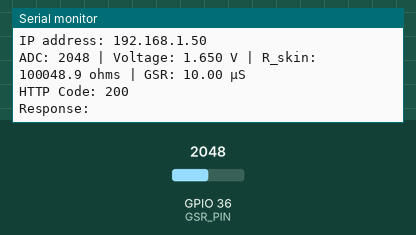
The sketch below on a simulated ESP32. Shown: the last lines printed to the serial monitor. The inputs (shaded band) are chosen by the test bench; at power-on: GPIO 36 (GSR_PIN) = 2048. WiFi joins after 1.5 s; servers stay silent unless stated; uploads are accepted with an empty reply.

Above: at 3.2 s.
3.3 s: GPIO 36 (GSR_PIN) set to 0
At 12.36 s:
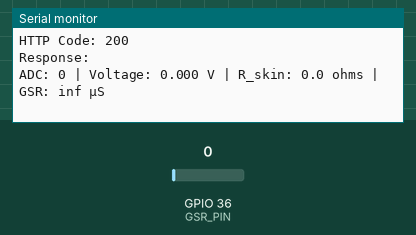
13.7 s: GPIO 36 (GSR_PIN) set to 4095
At 22.56 s:
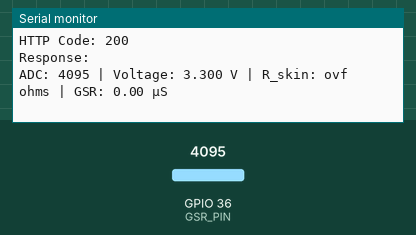

The sketch:

HM_sensor.ino
```cpp
#include <WiFi.h>
#include <WiFiClientSecure.h>
#include <HTTPClient.h>

const char* ssid     = "";
const char* password = "";

String API_URL   = "";
String API_KEY   = "";
String TableName = "Sigma%20GSR";

#define GSR_PIN   36
#define ADC_MAX   4095.0
#define V_REF     3.3
#define V_SUPPLY  3.3
#define R_FIXED   100000.0

int sendinginterval = 10;
WiFiClientSecure client;
HTTPClient https;

void setup() {
  Serial.begin(115200);
  delay(500);
  client.setInsecure();
  WiFi.begin(ssid, password);
  while (WiFi.status() != WL_CONNECTED) {
    delay(500);
    Serial.print(".");
  }
  Serial.println("\nWiFi connected!");
  Serial.print("IP address: ");
  Serial.println(WiFi.localIP());
}

void loop() {
  int adcValue = analogRead(GSR_PIN);
  float voltage = (adcValue / ADC_MAX) * V_REF;
  if (voltage >= V_SUPPLY) voltage = V_SUPPLY - 0.0001;
  float sensorResistance = R_FIXED * (voltage / (V_SUPPLY - voltage));
  float conductance_uS = (1.0 / sensorResistance) * 1e6;

  Serial.print("ADC: ");
  Serial.print(adcValue);
  Serial.print(" | Voltage: ");
  Serial.print(voltage, 3);
  Serial.print(" V | R_skin: ");
  Serial.print(sensorResistance, 1);
  Serial.print(" ohms | GSR: ");
  Serial.print(conductance_uS, 2);
  Serial.println(" µS");

  https.begin(client, API_URL + "/rest/v1/" + TableName);
  https.addHeader("Content-Type", "application/json");
  https.addHeader("Prefer", "return=representation");
  https.addHeader("apikey", API_KEY);
  https.addHeader("Authorization", "Bearer " + API_KEY);

  String jsonBody = "{\"GSR\":" + String(conductance_uS, 2) + "}";
  int httpCode = https.POST(jsonBody);
  String payload = https.getString();

  Serial.print("HTTP Code: ");
  Serial.println(httpCode);
  Serial.print("Response: ");
  Serial.println(payload);

  https.end();
  delay(sendinginterval * 1000L);
}
```

Measured:
- after the input at 3.3 s, the serial monitor: prints a new line after 8.9 s (image 1)
- after the input at 13.7 s, the serial monitor: prints a new line after 8.7 s (image 2)
